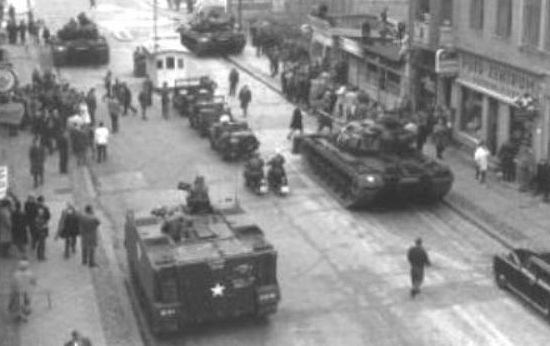
#> input picture hw2/ref/DIPSourceHW2.png, 550 x 346 px
$ jupyter execute Untitled.ipynb
#> lines starting #> are read from the running program, lines starting #| are printed output that depends on the picture
### hw2/ref/image_helper.py
import numpy as np
import matplotlib.pyplot as plt
import cv2
from scipy import fftpack
import scipy.signal

def plot_image(image_, name_: str,path_prefix=None):
    plt.figure()
    plt.imshow(image_, cmap="gray")
    plt.title(name_)
    plt.show(block=0)
    if path_prefix:
        plt.savefig(path_prefix + name_)
    return


def gaussian_kernel(size, std=1):
    #cv2.GaussianBlur(noisy_image, (BLUR_FILTER_SIZE, BLUR_FILTER_SIZE), BLUR_FILTER_STD)
    edge = size // 2
    ax = np.linspace(-edge, edge, num=size)
    xx, yy = np.meshgrid(ax, ax)
    kernel = np.exp(-(xx ** 2 + yy ** 2) / (2 * std **2))
    return kernel / kernel.sum()

def wiener_filter(image, psf, k=0.01):
    image_dft = fftpack.fft2(image)
    psf_dft = fftpack.fft2(fftpack.ifftshift(psf))
    filter_dft = np.conj(psf_dft) / (np.abs(psf_dft) ** 2 + k)
    recovered_dft = image_dft * filter_dft
    return np.real(fftpack.ifft2(recovered_dft))

def estimate_filter(psf_l_, psf_h_,epsilon=1e-9):
    raise NotImplementedError("")


####### ref #########
def PSF_Gauss(width,height,std):
    x = np.linspace(-10, 10, width)
    y = np.linspace(-10, 10, height)
    X, Y = np.meshgrid(x, y)
    exp_ = np.exp(-1 * (X ** 2 + Y ** 2) / (2 * (std * std)))
    return exp_ / (2 * np.pi * std)

def PSF_box(width,height,box_size):
    h_ = int(height / 2)
    w_ = int(width / 2)
    d_ = int(box_size / 2)
    PSF_box_ = np.zeros((height, width))
    PSF_box_[h_ - d_:h_ + d_, w_ - d_:w_ + d_] = 1 / (box_size ** 2)
    return PSF_box_


def blur_kernel_k(psf_l_, psf_h_,epsilon=1e-9):
    PSF_l_F = fftpack.fftshift(fftpack.fftn(psf_l_))
    PSF_h_F = fftpack.fftshift(fftpack.fftn(psf_h_))
    PSF_h_F[np.abs(PSF_h_F) < epsilon] = epsilon
    return np.abs(fftpack.fftshift(fftpack.ifftn(PSF_l_F / PSF_h_F)))

def wiener(high_res_image, k_,epsilon=1e-9):
    L_ = fftpack.fftshift(fftpack.fftn(high_res_image))
    K_ = fftpack.fftshift(fftpack.fftn(k_))
    K_ = K_ + epsilon
    H_ = L_ / K_
    return np.abs(fftpack.fftshift(fftpack.ifftn(H_)))


def TV(high_res_image, k_,epsilon=1e-9):
    d_op = [[0, -1, 0], [-1, 4, -1], [0, -1, 0]]
    D_ = fftpack.fftshift(fftpack.fftn(d_op, shape=high_res_image.shape))
    K_ = fftpack.fftshift(fftpack.fftn(k_))
    L_ = fftpack.fftshift(fftpack.fftn(high_res_image))
    filter_ = K_ / (K_ ** 2 + 0.3 * D_ ** 2)
    filter_ = np.abs(filter_)
    filter_ = filter_ + epsilon
    H_ = L_ * filter_
    return np.abs(fftpack.ifftn(H_))

### hw2/ref/Untitled.ipynb
[cell 1]
import numpy as np
import matplotlib.pyplot as plt
import cv2
from scipy import fftpack
import image_helper
import skimage.measure
import scipy.signal

[cell 2]
IMAGE_PATH = 'DIPSourceHW2.png'
RESULT_PATH = './output/'
SIZE = 256
WHITE_LEVEL = 255
ALPHA = 3

To do this exercise, please download the source image DIPSourceHW2.png from here. We
will treat this image as our continuous scene $f (x)$.

[cell 3]
image = cv2.imread(IMAGE_PATH, cv2.IMREAD_GRAYSCALE)
#> image is the input picture: shape (346, 550); min 44, max 255, mean 138
if (image is None):
    raise Exception(f'image not found at {IMAGE_PATH}')
image = image / WHITE_LEVEL  #normaliztig
image = cv2.resize(image, (SIZE, SIZE))
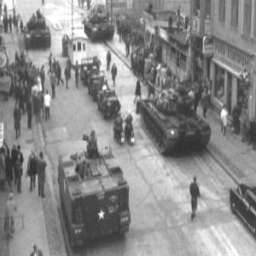
#> image: shape (256, 256) float64; min 0.181, max 1, mean 0.541
image_helper.plot_image(image, f'{IMAGE_PATH}')

[cell 4]
height = 346
width = 550

Create two high-resolution and two low-resolution versions of the source image, once
using a $sinc$ filter and once using a Gaussian filter. You may choose any $\alpha \in \mathbb{N}$.

[cell 5]
PFS_l_gauss = image_helper.PSF_Gauss(width,height,0.25)
PFS_h_gauss = image_helper.PSF_Gauss(width,height,0.04)
#PFS_l_gauss = image_helper.gaussian_kernel(SIZE,0.25)
#PFS_h_gauss = image_helper.gaussian_kernel(SIZE,0.04)
image_helper.plot_image(PFS_l_gauss, '1 - PFS_l_gauss',RESULT_PATH)
#> call 2 of plot_image, with name_ = '1 - PFS_l_gauss', path_prefix = './output/'
#> in plot_image (call 2), `plt.show(block=0)`:
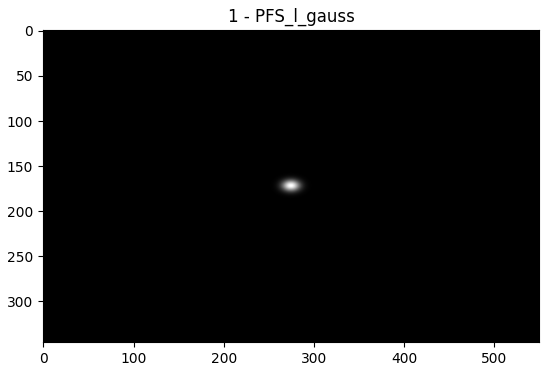
#> figure drawn by matplotlib, 1 panel
image_helper.plot_image(PFS_h_gauss, '1 - PFS_h_gauss',RESULT_PATH)

[cell 6]
PSF_l_box = image_helper.PSF_box(SIZE,SIZE,6)
PSF_h_box = image_helper.PSF_box(SIZE,SIZE,3)
image_helper.plot_image(PSF_l_box, '2 - PSF_l_box',RESULT_PATH)
#> call 4 of plot_image, with name_ = '2 - PSF_l_box', path_prefix = './output/'
#> in plot_image (call 4), `plt.show(block=0)`:
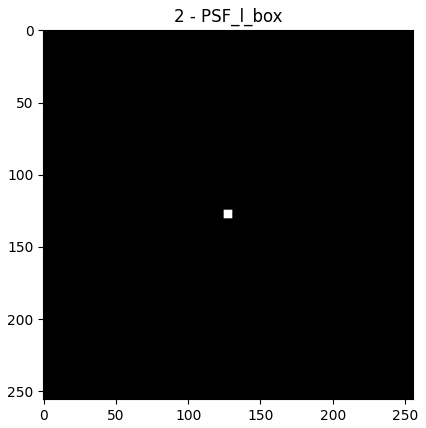
#> figure drawn by matplotlib, 1 panel
image_helper.plot_image(PSF_h_box, '2 - PSF_h_box',RESULT_PATH)
